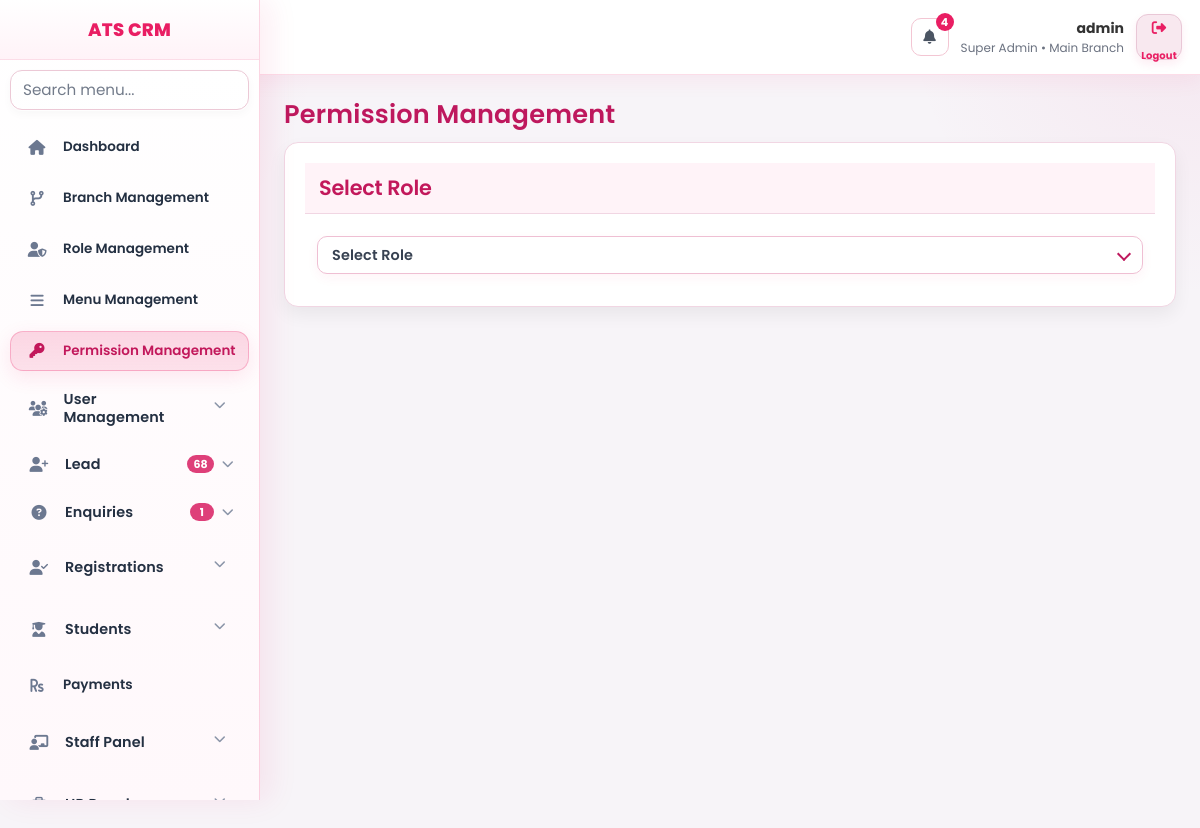
Page /index.php?page=permission_management (signed in) on the committed database.
### tables this page shows
CREATE TABLE `menus` (
  `id` int(11) NOT NULL AUTO_INCREMENT,
  `menu_name` varchar(150) NOT NULL,
  `menu_slug` varchar(150) NOT NULL,
  `parent_id` int(11) DEFAULT NULL,
  `icon` varchar(100) DEFAULT NULL,
  `sort_order` int(11) DEFAULT 0,
  `status` tinyint(1) DEFAULT 1,
  `created_at` datetime DEFAULT current_timestamp(),
  `updated_at` datetime DEFAULT current_timestamp() ON UPDATE current_timestamp(),
  PRIMARY KEY (`id`)
);

### views/permission_management.php (the view, shortened to what this page needs)
<div class="perm-page-head">
  <h2 class="perm-page-title">Permission Management</h2>
</div>
<div class="perm-layout">
<div class="perm-sidebar">
<div class="card perm-card perm-sidebar-card">
<div class="card-header perm-card-head">Select Role</div>
<div class="perm-card-body">
</div>
</div>
</div>
</div>

### views/layout/sidebar.php (shortened to what this page needs)
<?php
$role_id     = $_SESSION['role_id'] ?? 0;
$currentPage = $_GET['page'] ?? '';
$sessionUserId = (int)($_SESSION['user_id'] ?? 0);
$sessionBranchId = (int)($_SESSION['branch_id'] ?? 0);
$dashboardSlug = $defaultPage ?? 'dashboard/superadmin';
$stmt = $pdo->prepare("
    SELECT m.*
    FROM menus m
    INNER JOIN role_permissions rp
        ON rp.menu_id = m.id
    WHERE rp.role_id = :role_id
      AND rp.can_view = 1
      AND m.status = 1
    ORDER BY m.parent_id ASC, m.sort_order ASC
");
$stmt->execute([
    'role_id' => $role_id
]);
$menus = $stmt->fetchAll(PDO::FETCH_ASSOC);
$menus = array_values(array_filter($menus, function($m) {
    $slug = $m['menu_slug'] ?? '';
    return !(
        strpos($slug, 'dashboard/') === 0
        || $slug === 'dashboard'
        || $slug === 'system/demo_reset'
    );
}));
$menuTree = [];
foreach ($menus as $menu) {
    if ($menu['parent_id'] === NULL) {
        $menuTree[$menu['id']] = $menu;
        $menuTree[$menu['id']]['children'] = [];
    }
}
foreach ($menus as $menu) {
    if ($menu['parent_id'] !== NULL && isset($menuTree[$menu['parent_id']])) {
        $menuTree[$menu['parent_id']]['children'][] = $menu;
    }
}
function isParentOpen($parent, $currentPage) {
    if (!isset($parent['children']) || empty($parent['children'])) return false;
    return false;
}
$isDashboardActive = ($currentPage === '' || strpos($currentPage, 'dashboard/') === 0);
$sidebarBadges = [
    'lead' => 0,
    'enquiries' => 0,
    'enquiries/followups' => 0,
];
try {
    $sidebarBadgeCacheKey = 'sidebar_badges_' . $sessionUserId;
    $cachedSidebarBadges = $_SESSION[$sidebarBadgeCacheKey] ?? null;
    $useBadgeCache = is_array($cachedSidebarBadges)
        && isset($cachedSidebarBadges['ts'], $cachedSidebarBadges['values'])
        && (time() - (int)$cachedSidebarBadges['ts']) <= 30
        && (int)($cachedSidebarBadges['role_id'] ?? 0) === (int)$role_id
        && (int)($cachedSidebarBadges['branch_id'] ?? 0) === (int)$sessionBranchId;
    if ($useBadgeCache) {
        $vals = (array)$cachedSidebarBadges['values'];
        foreach ($sidebarBadges as $k => $v) {
            if (isset($vals[$k])) $sidebarBadges[$k] = max(0, (int)$vals[$k]);
        }
    } else {
        $leadSql = "SELECT COUNT(*) FROM leads l WHERE l.status NOT IN ('converted','closed')";
        $leadParams = [];
        $stLead = $pdo->prepare($leadSql);
        $stLead->execute($leadParams);
        $sidebarBadges['lead'] = (int)($stLead->fetchColumn() ?: 0);
        $enqSql = "SELECT COUNT(*) FROM enquiries e WHERE e.status IN ('new','followup')";
        $enqParams = [];
        $stEnq = $pdo->prepare($enqSql);
        $stEnq->execute($enqParams);
        $sidebarBadges['enquiries'] = (int)($stEnq->fetchColumn() ?: 0);
        $fuSql = "
            SELECT COUNT(*)
            FROM enquiry_followups f
            INNER JOIN enquiries e ON e.id = f.enquiry_id
            WHERE LOWER(TRIM(COALESCE(f.status,'pending'))) = 'pending'
        ";
        $fuParams = [];
        $stFu = $pdo->prepare($fuSql);
        $stFu->execute($fuParams);
        $sidebarBadges['enquiries/followups'] = (int)($stFu->fetchColumn() ?: 0);
    }
} catch (Throwable $e) {
}
if (!function_exists('sidebarBadgeText')) {
    function sidebarBadgeText($count): string {
        $c = max(0, (int)$count);
        return $c > 99 ? '99+' : (string)$c;
    }
}
?>
<div class="sidebar" id="crmSidebar">
    <div class="logo"><?= APP_NAME ?></div>
    <div class="sidebar-search">
        <input
            type="text"
            id="sidebarMenuSearch"
            class="sidebar-search-input"
            placeholder="Search menu..."
            autocomplete="off"
        >
    </div>
    <ul class="menu-list">
        <li class="<?= $isDashboardActive ? 'active' : '' ?>">
            <a href="index.php?page=<?= htmlspecialchars($dashboardSlug) ?>" data-tooltip="Dashboard">
                <i class="fas fa-home"></i>
                <span class="menu-label">Dashboard</span>
            </a>
        </li>
        <?php foreach ($menuTree as $parent): ?>
            <?php
                $hasChildren  = !empty($parent['children']);
                $parentOpen   = isParentOpen($parent, $currentPage);
                $parentActive = ($currentPage === $parent['menu_slug']) || $parentOpen;
            ?>
            <li class="<?= $parentActive ? 'active' : '' ?> <?= $hasChildren ? 'has-children' : '' ?> <?= $parentOpen ? 'open' : '' ?>"<?= $hasChildren ? ' data-initial-open="' . ($parentOpen ? '1' : '0') . '"' : '' ?>>
                <?php if ($hasChildren): ?>
                    <?php $submenuId = 'submenu-' . (int)$parent['id']; ?>
                    <button
                        type="button"
                        class="menu-toggle"
                        data-menu-id="<?= (int)$parent['id'] ?>"
                        data-tooltip="<?= htmlspecialchars($parent['menu_name']) ?>"
                        aria-expanded="<?= $parentOpen ? 'true' : 'false' ?>"
                        aria-controls="<?= htmlspecialchars($submenuId) ?>"
                    >
                        <i class="<?= htmlspecialchars($parent['icon'] ?: 'fas fa-circle') ?>"></i>
                        <span class="menu-label"><?= htmlspecialchars($parent['menu_name']) ?></span>
                        <?php
                            $parentSlug = strtolower(trim((string)($parent['menu_slug'] ?? '')));
                            $parentName = strtolower(trim((string)($parent['menu_name'] ?? '')));
                            $parentBadgeCount = 0;
                            if ($parentSlug === 'lead' || strpos($parentName, 'lead') !== false) {
                                $parentBadgeCount = (int)($sidebarBadges['lead'] ?? 0);
                            } elseif ($parentSlug === 'enquiries' || strpos($parentName, 'enquir') !== false) {
                                $parentBadgeCount = (int)($sidebarBadges['enquiries'] ?? 0);
                            }
                        ?>
                        <?php if ($parentBadgeCount > 0): ?>
                            <span class="menu-tail">
                                <span class="menu-badge" data-modern-tooltip="Open <?= htmlspecialchars($parent['menu_name']) ?>: <?= (int)$parentBadgeCount ?>">
                                    <?= htmlspecialchars(sidebarBadgeText($parentBadgeCount)) ?>
                                </span>
                                <i class="fas fa-chevron-down caret"></i>
                            </span>
                        <?php else: ?>
                            <span class="menu-tail">
                                <i class="fas fa-chevron-down caret"></i>
                            </span>
                        <?php endif; ?>
                    </button>
                <?php else: ?>
                    <a href="index.php?page=<?= htmlspecialchars($parent['menu_slug']) ?>" data-tooltip="<?= htmlspecialchars($parent['menu_name']) ?>">
                        <i class="<?= htmlspecialchars($parent['icon'] ?: 'fas fa-circle') ?>"></i>
                        <span class="menu-label"><?= htmlspecialchars($parent['menu_name']) ?></span>
                    </a>
                <?php endif; ?>
            </li>
        <?php endforeach; ?>
    </ul>
</div>

### assets/css/modern-select.css (style rules this page uses)
:where(body,button,input,select,textarea,label,span,p,h1,h2,h3,h4,h5,h6,a,div) { font-family:'Poppins',sans-serif !important; }
:where(h2,.h2,.section-title) { font-size:clamp(1.6rem, 2vw, 2rem) !important; }
:where(h3,.h3,.card-header,.table-title) { font-size:clamp(1.3rem, 1.6vw, 1.5rem) !important; }
:where(body) { font-size:1rem !important; }
:where(p,.text-body,li) { font-size:0.95rem !important; }
:where(input,select,textarea,.form-control,.form-select,.dataTables_wrapper .dataTables_filter input,.dataTables_wrapper .dataTables_length select) { font-size:0.95rem !important; }
:where(button,.btn,.dt-button,.crm-action-btn,.crm-icon-btn,.btn-icon-only,.action-btn,.targets-btn-icon,.iso-report-btn,.iso-report-action-btn) { font-size:0.9rem !important; }
:where(h2,.h2) { font-weight:600 !important; }
:where(h3,.h3,.card-header,.table-title) { font-weight:600 !important; }
:where(p,li,td,.text-body,.text-muted,.help-text,.form-text,.small,small,.secondary-text) { font-weight:400 !important; }
:where(input,select,textarea,.form-control,.form-select) { font-weight:400 !important; }
:where(input::placeholder,textarea::placeholder) { font-weight:400 !important; }
:where(button,.btn,.dt-button,.crm-action-btn,.crm-icon-btn,.btn-icon-only,.action-btn,.targets-btn-icon,.iso-report-btn,.iso-report-action-btn) { font-weight:600 !important; }
:where(button,.btn,.crm-action-btn,.btn-filter,.btn-reset,.btn-add,.btn-excel,.action-btn,.btn-icon-only,.dt-button,.targets-btn-icon,.iso-report-btn,.iso-report-action-btn) { font-size:0.9rem !important; min-height:38px !important; padding:8px 14px !important; border-radius:10px !important; font-weight:600 !important; }
button, .btn, .crm-action-btn, .btn-filter, .btn-reset, .btn-add, .btn-excel, .action-btn, .btn-icon-only, a.btn, input[type="button"], input[type="submit"], input[type="reset"], [role="button"] { font-size: 0.92rem; min-height: 38px; padding: 8px 14px; border-radius: 10px; font-weight: 600; }
.btn-icon-only, .crm-action-btn, .action-btn, .btn-sm, .btn-xs, button.btn-icon, a.btn-icon, .btn i:only-child, button i:only-child { font-size: 0.9rem; min-height: 34px; padding: 8px; border-radius: 10px; font-weight: 600; }

### assets/css/modern-datepicker.css (style rules this page uses)
:where(body,button,input,select,textarea,label,span,p,h1,h2,h3,h4,h5,h6,a,div) { font-family:'Poppins',sans-serif !important; }
:where(h2,.h2,.section-title) { font-size:clamp(1.6rem, 2vw, 2rem) !important; }
:where(h3,.h3,.card-header,.table-title) { font-size:clamp(1.3rem, 1.6vw, 1.5rem) !important; }
:where(body) { font-size:1rem !important; }
:where(p,.text-body,li) { font-size:0.95rem !important; }
:where(input,select,textarea,.form-control,.form-select,.dataTables_wrapper .dataTables_filter input,.dataTables_wrapper .dataTables_length select) { font-size:0.95rem !important; }
:where(button,.btn,.dt-button,.crm-action-btn,.crm-icon-btn,.btn-icon-only,.action-btn,.targets-btn-icon,.iso-report-btn,.iso-report-action-btn) { font-size:0.9rem !important; }
:where(h2,.h2) { font-weight:600 !important; }
:where(h3,.h3,.card-header,.table-title) { font-weight:600 !important; }
:where(p,li,td,.text-body,.text-muted,.help-text,.form-text,.small,small,.secondary-text) { font-weight:400 !important; }
:where(input,select,textarea,.form-control,.form-select) { font-weight:400 !important; }
:where(input::placeholder,textarea::placeholder) { font-weight:400 !important; }
:where(button,.btn,.dt-button,.crm-action-btn,.crm-icon-btn,.btn-icon-only,.action-btn,.targets-btn-icon,.iso-report-btn,.iso-report-action-btn) { font-weight:600 !important; }
:where(button,.btn,.crm-action-btn,.btn-filter,.btn-reset,.btn-add,.btn-excel,.action-btn,.btn-icon-only,.dt-button,.targets-btn-icon,.iso-report-btn,.iso-report-action-btn) { font-size:0.9rem !important; min-height:38px !important; padding:8px 14px !important; border-radius:10px !important; font-weight:600 !important; }
button, .btn, .crm-action-btn, .btn-filter, .btn-reset, .btn-add, .btn-excel, .action-btn, .btn-icon-only, a.btn, input[type="button"], input[type="submit"], input[type="reset"], [role="button"] { font-size: 0.92rem; min-height: 38px; padding: 8px 14px; border-radius: 10px; font-weight: 600; }
.btn-icon-only, .crm-action-btn, .action-btn, .btn-sm, .btn-xs, button.btn-icon, a.btn-icon, .btn i:only-child, button i:only-child { font-size: 0.9rem; min-height: 34px; padding: 8px; border-radius: 10px; font-weight: 600; }

### rows in the picture
menus: menu_name "Branch Management"
menus: menu_name "Role Management"
menus: menu_name "Menu Management"
menus: menu_name "Permission Management"
menus: menu_name "User Management"
menus: menu_name "Lead", parentBadgeCount "68"
menus: menu_name "Enquiries", parentBadgeCount "1"
menus: menu_name "Registrations"
menus: menu_name "Students"
menus: menu_name "Payments"
menus: menu_name "Staff Panel"

### other values in the picture
$topNotificationCount "4"
$user_name "admin"
$user_role "Super Admin"
$branch_name "Main Branch"
APP_NAME "ATS CRM"
